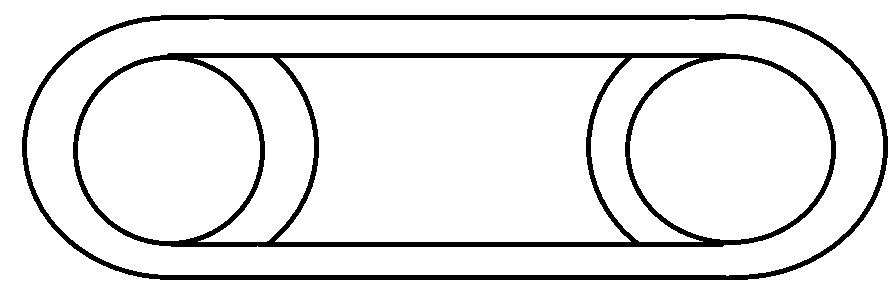
#> input picture run_track.bmp, 896 x 299 px
$ python image_load.py
#> lines starting #> are read from the running program, lines starting #| are printed output that depends on the picture; after the words box and inside, x2 and y2 are one past the last pixel; in counts of white or black regions, pixels touching at a corner belong together

import matplotlib.image as img
import matplotlib.pyplot as plt
import numpy as np

image = img.imread('run_track.bmp')[:,:,0]
#> image: shape (299, 896); 91.3% white; 2 black regions, box (x1, y1, x2, y2) and area: (73, 53, 836, 247) 13439, (22, 14, 888, 280) 9980

print(np.shape(image))
#| (299, 896)
print(type(image))
#| <class 'numpy.ndarray'>

image = image == 0
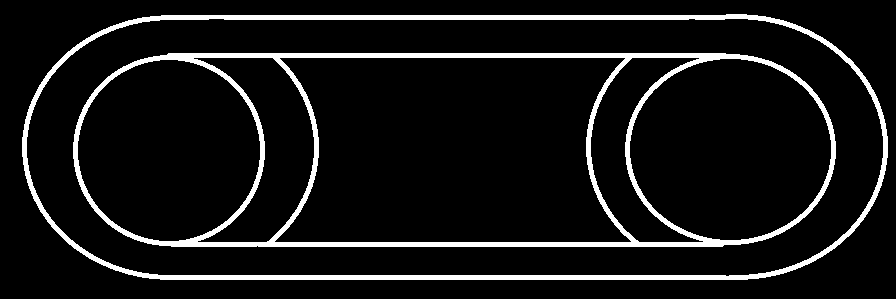
#> image: shape (299, 896) bool; 8.7% white; 2 white regions, box (x1, y1, x2, y2) and area: (73, 53, 836, 247) 13439, (22, 14, 888, 280) 9980
track_px = image.astype(int)

# print(track_px[242:280,400])

y = plt.matshow(track_px)
plt.show(y)
